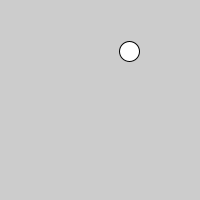
Frame 1 (no input)
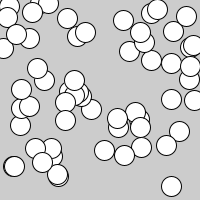
Frame 60 (the mouse pressed at the canvas centre just before this capture)
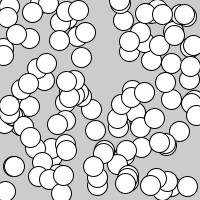
Frame 120 (the mouse held since frame 60 and released just before this capture)

The Processing sketch that drew these frames (run headless with seeded random() and noise(); from frame 60 on, the mouse is pressed at the canvas centre):

// Processing sketch: sk_anim_circle_random
// ── sk_anim_circle_random.pde
void setup()
{
  size( 200, 200 );
}
void draw()
{
  circle( random( 200 ), random( 200 ), 20 );
}
